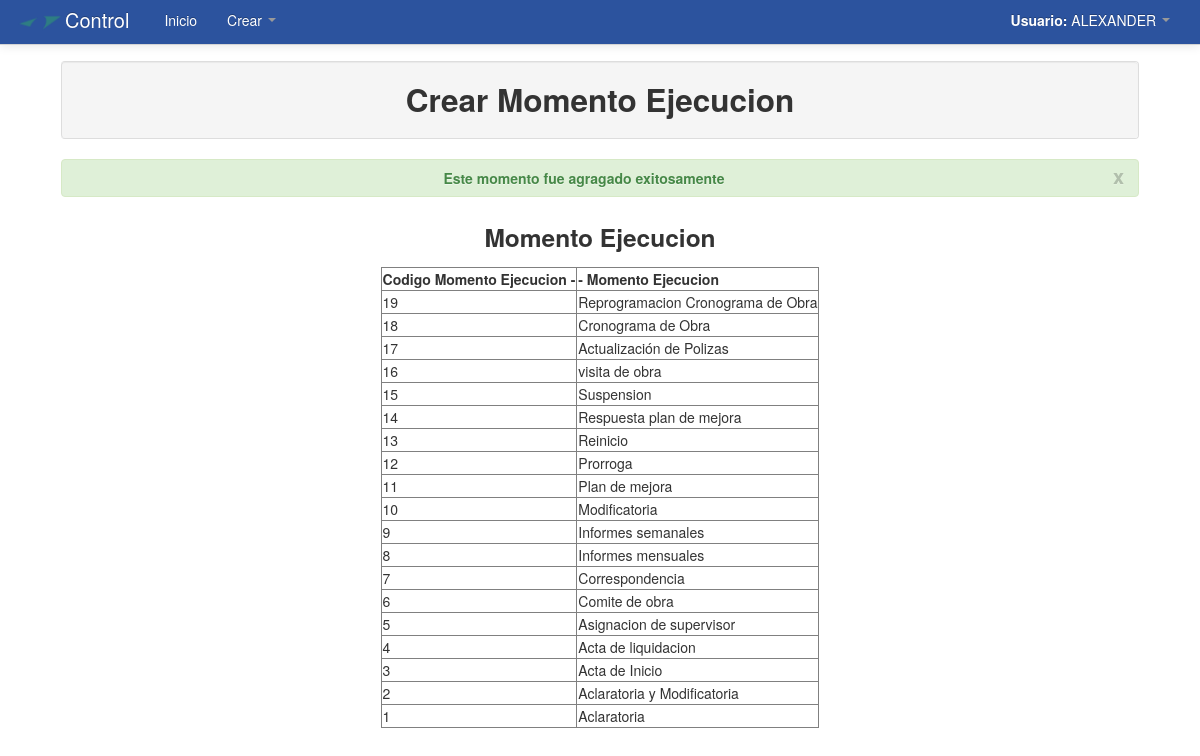
Page /Modulos/Crear/momentoejecucion2.php (signed in) on the committed database.
### tables this page shows
CREATE TABLE `momentosejecuciones` (
  `cod_momentoejecucion` int(11) NOT NULL AUTO_INCREMENT,
  `momentoejecucion` varchar(250) NOT NULL,
  PRIMARY KEY (`cod_momentoejecucion`)
);

### Modulos/Crear/momentoejecucion2.php (the view, shortened to what this page needs)
<?php
	include_once "../funciones.php";
?>
<!DOCTYPE html>
<html lang="es">
  <head>
    <link href="../../css/bootstrap.css" rel="stylesheet">
    <link href="../../css/bootstrap-responsive.css" rel="stylesheet">
  </head>
  <body>
    <?php include_once "../../menu/m_crear.php"; ?>
	<div align="center">
    	<table width="90%">
          <tr>
            <td>
            	<table class="table table-bordered">
                  <tr class="well">
                    <td>
                    	<h2 align="center">Crear Momento Ejecucion</h2>
                    </td>
                  </tr>
                </table>
                <div align="center">
			<?php
			$cod_momentoejecucion=$_POST['cod_momentoejecucion'];
		$consultaInsertarCod_momentoejecucion=mysql_query("SELECT * FROM momentosejecuciones WHERE cod_momentoejecucion='$cod_momentoejecucion' ");
		if($row=mysql_fetch_array($consultaInsertarCod_momentoejecucion)){
			echo mensajes('Este momento ya existe','rojo');
		}else{
			echo mensajes('Este momento fue agragado exitosamente','verde');
		}
		?>
			<h3 align='center'>Momento Ejecucion</h3>
		<table border="1">
		  <tr>
		    <td>
			<strong>Codigo Momento Ejecucion - </strong>
		    </td>
		    <td>
			<strong> - Momento Ejecucion</strong>
		    </td>
		  </tr>
			<?php
				$consultamomentoejecucion=mysql_query("SELECT * FROM momentosejecuciones ORDER BY cod_momentoejecucion DESC");
				while($filamomentoejecucion=mysql_fetch_array($consultamomentoejecucion)){
					echo '<tr>';
					echo '<td>'.$filamomentoejecucion['cod_momentoejecucion'].'</td>';
					echo '<td>'.$filamomentoejecucion['momentoejecucion'].'</td>';
 					echo '<tr>';
				}
			?>
		</table>
    </div>
  </body>
</html>

### Modulos/Crear/momentoejecucion2.php (style rules this page uses)
body { padding-top: 60px; padding-bottom: 40px; }

### rows in the picture
momentosejecuciones: cod_momentoejecucion "19", momentoejecucion "Reprogramacion Cronograma de Obra"
momentosejecuciones: cod_momentoejecucion "18", momentoejecucion "Cronograma de Obra"
momentosejecuciones: cod_momentoejecucion "17", momentoejecucion "Actualización de Polizas"
momentosejecuciones: cod_momentoejecucion "16", momentoejecucion "visita de obra"
momentosejecuciones: cod_momentoejecucion "15", momentoejecucion "Suspension"
momentosejecuciones: cod_momentoejecucion "14", momentoejecucion "Respuesta plan de mejora"
momentosejecuciones: cod_momentoejecucion "13", momentoejecucion "Reinicio"
momentosejecuciones: cod_momentoejecucion "12", momentoejecucion "Prorroga"
momentosejecuciones: cod_momentoejecucion "11", momentoejecucion "Plan de mejora"
momentosejecuciones: cod_momentoejecucion "10", momentoejecucion "Modificatoria"
momentosejecuciones: cod_momentoejecucion "9", momentoejecucion "Informes semanales"
momentosejecuciones: cod_momentoejecucion "8", momentoejecucion "Informes mensuales"
momentosejecuciones: cod_momentoejecucion "7", momentoejecucion "Correspondencia"
momentosejecuciones: cod_momentoejecucion "6", momentoejecucion "Comite de obra"
momentosejecuciones: cod_momentoejecucion "5", momentoejecucion "Asignacion de supervisor"
momentosejecuciones: cod_momentoejecucion "4", momentoejecucion "Acta de liquidacion"
momentosejecuciones: cod_momentoejecucion "3", momentoejecucion "Acta de Inicio"
momentosejecuciones: cod_momentoejecucion "2", momentoejecucion "Aclaratoria y Modificatoria"
momentosejecuciones: cod_momentoejecucion "1", momentoejecucion "Aclaratoria"

### other values in the picture
$_SESSION['user_name'] "ALEXANDER"
$mensaje "Este momento fue agragado exitosamente"
